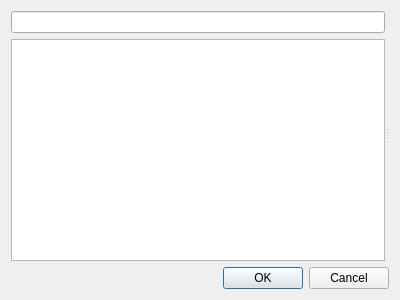
<?xml version="1.0" encoding="UTF-8"?>
<ui version="4.0">
 <class>Preferences</class>
 <widget class="QDialog" name="Preferences">
  <property name="geometry">
   <rect>
    <x>0</x>
    <y>0</y>
    <width>400</width>
    <height>300</height>
   </rect>
  </property>
  <property name="windowTitle">
   <string>Dialog</string>
  </property>
  <layout class="QVBoxLayout" name="verticalLayout_2">
   <item>
    <widget class="QSplitter" name="splitter">
     <property name="orientation">
      <enum>Qt::Horizontal</enum>
     </property>
     <widget class="QWidget" name="verticalLayoutWidget">
      <layout class="QVBoxLayout" name="verticalLayout">
       <item>
        <widget class="QLineEdit" name="tb_search"/>
       </item>
       <item>
        <widget class="QTreeWidget" name="tree_select">
         <attribute name="headerVisible">
          <bool>false</bool>
         </attribute>
         <column>
          <property name="text">
           <string notr="true">1</string>
          </property>
         </column>
        </widget>
       </item>
      </layout>
     </widget>
     <widget class="QStackedWidget" name="stackedWidget"/>
    </widget>
   </item>
   <item>
    <widget class="QDialogButtonBox" name="buttonBox">
     <property name="orientation">
      <enum>Qt::Horizontal</enum>
     </property>
     <property name="standardButtons">
      <set>QDialogButtonBox::Cancel|QDialogButtonBox::Ok</set>
     </property>
    </widget>
   </item>
  </layout>
 </widget>
 <resources/>
 <connections>
  <connection>
   <sender>buttonBox</sender>
   <signal>accepted()</signal>
   <receiver>Preferences</receiver>
   <slot>accept()</slot>
   <hints>
    <hint type="sourcelabel">
     <x>248</x>
     <y>254</y>
    </hint>
    <hint type="destinationlabel">
     <x>157</x>
     <y>274</y>
    </hint>
   </hints>
  </connection>
  <connection>
   <sender>buttonBox</sender>
   <signal>rejected()</signal>
   <receiver>Preferences</receiver>
   <slot>reject()</slot>
   <hints>
    <hint type="sourcelabel">
     <x>316</x>
     <y>260</y>
    </hint>
    <hint type="destinationlabel">
     <x>286</x>
     <y>274</y>
    </hint>
   </hints>
  </connection>
 </connections>
</ui>
